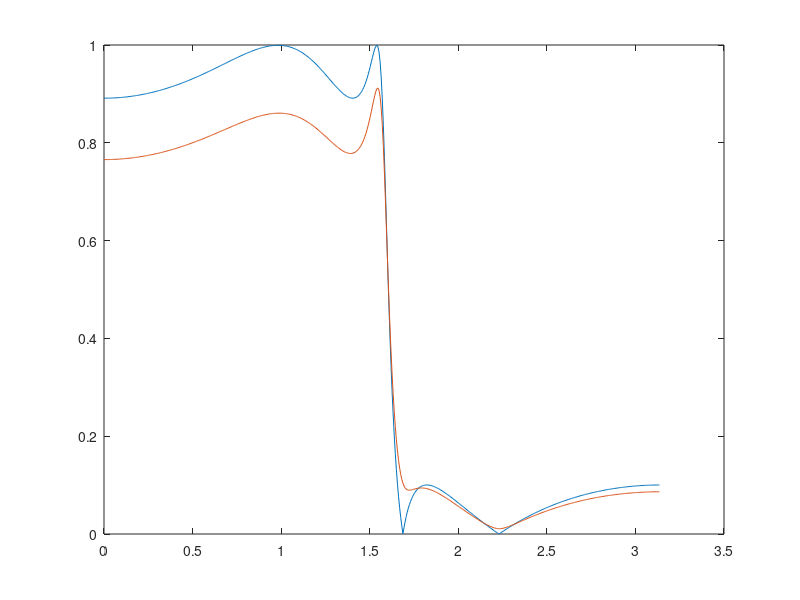
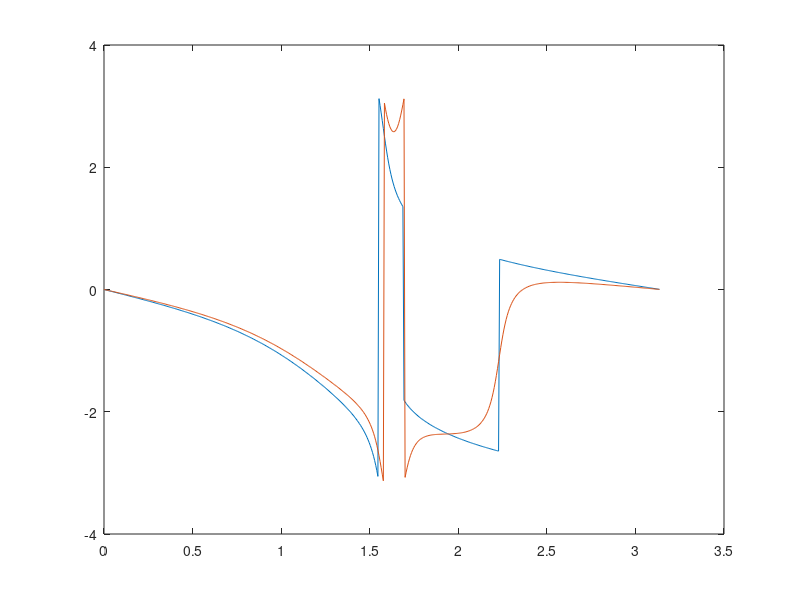
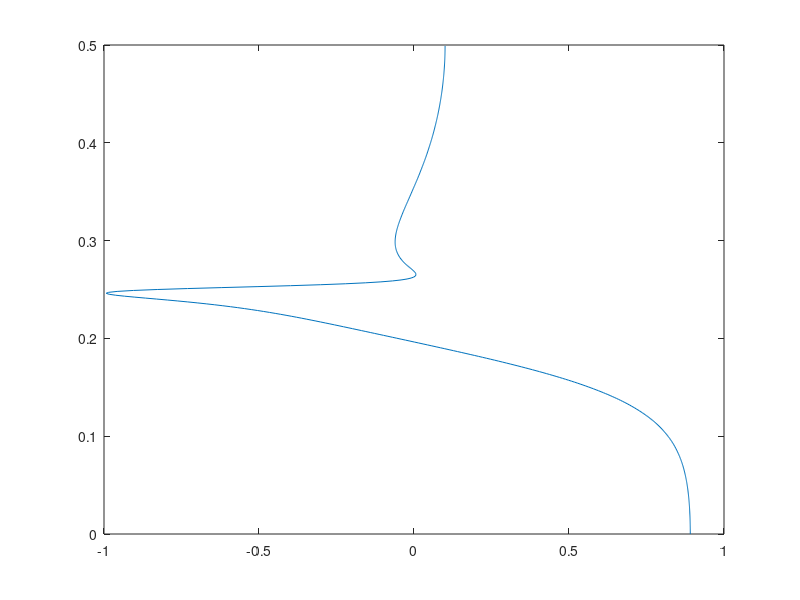

The MATLAB source for these figures, in order:
[B,A] = ellip(4,1,20,0.5); % Design the lowpass filter
B1 = B .* (0.95).^[1:length(B)]; % contract zeros by 0.9
[H,w] = freqz(B,A);        % Compute its frequency response
[H1,w1]= freqz(B1,A);

% Plot the frequency response H(w):
%
clf
grid on
figure(1);
plot(w,abs(H));
hold on
plot(w1,abs(H1));
figure(2);
plot(w,angle(H));
hold on
plot(w1,angle(H1));
hold on
unwrap(angle(H));
hold on
unwrap(angle(H1));
% Plot frequency response in a "multiplot" like Matlab uses:
%
figure(3);
plot(H,w/(2*pi));
